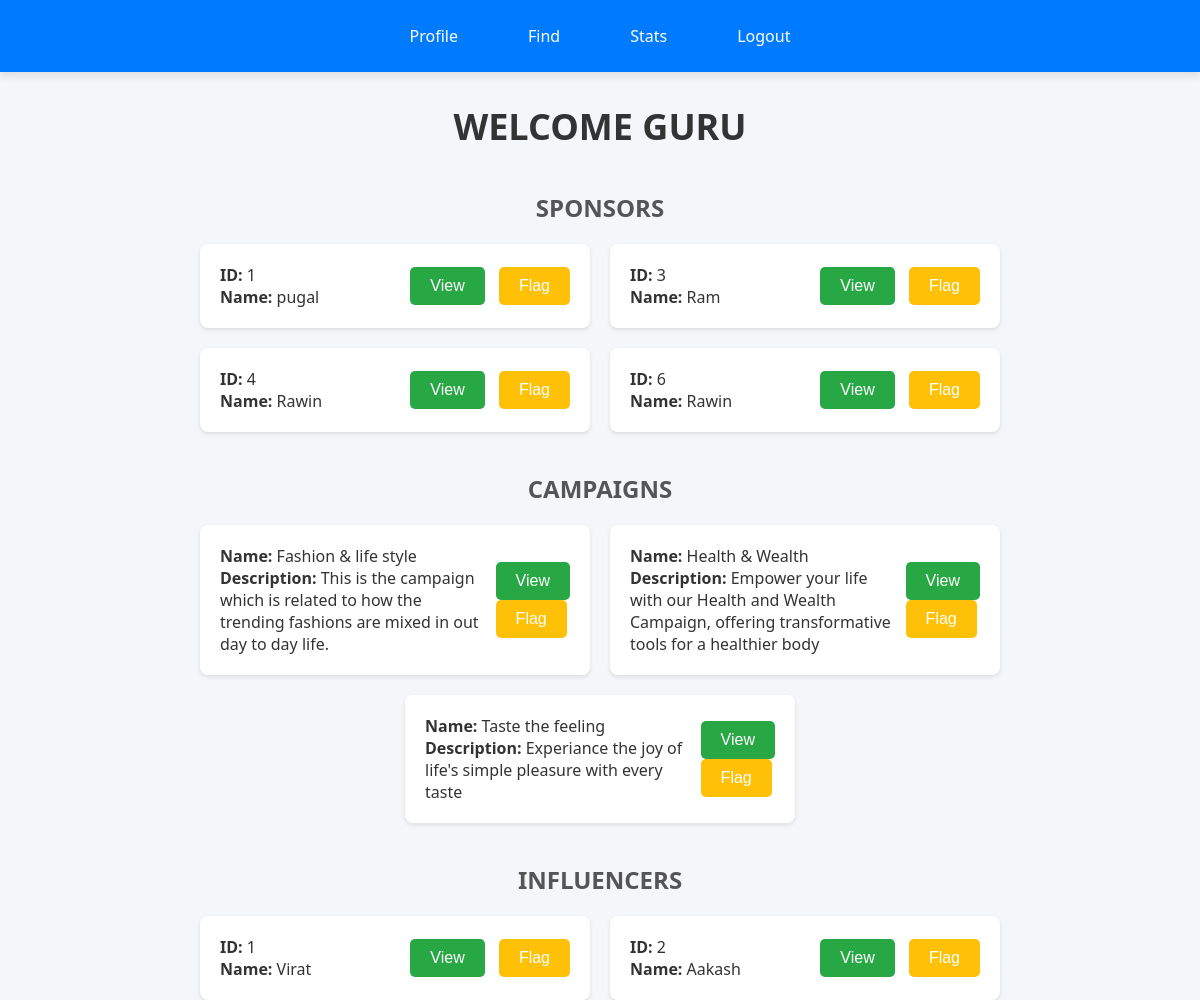
The app's page /admin_find with its own data.
### tables this page shows
CREATE TABLE sponsors (
                        id INTEGER PRIMARY KEY AUTOINCREMENT,
                        name VARCHAR(20) NOT NULL,
                        password VARCHAR(20) NOT NULL,
                        industry VARCHAR(20) NOT NULL, 
                        budget INTEGER NOT NULL
                    , flag varchar(10));

CREATE TABLE campaign (
                camp_id INTEGER PRIMARY KEY AUTOINCREMENT,
                spon_id INTEGER,
                name VARCHAR(20),
                description VARCHAR(20),
                start_date VARCHAR(15),
                end_date VARCHAR(15),
                budget INTEGER,
                visibility VARCHAR(20),
                goals VARCHAR(20),
                niche VARCHAR(20),
                status VARCHAR(20)
                , flag varchar(10));

CREATE TABLE influencers (
                id INTEGER PRIMARY KEY AUTOINCREMENT,
                name VARCHAR(20) NOT NULL,
                password VARCHAR(20) NOT NULL,
                category VARCHAR(20) NOT NULL,
                niche VARCHAR(20) NOT NULL,
                media VARCHAR(20) NOT NULL,
                followers INTEGER NOT NULL
            , flag varchar(10));

### frontpage.py (the view)
@app.route('/admin_find')
def admin_find():
    conn = sqlite3.connect('database.db')
    c = conn.cursor()
    c.execute("SELECT * FROM sponsors where flag='no'")
    sponsors = c.fetchall()
    c.execute("SELECT * FROM influencers where flag='no'")
    influencers = c.fetchall()
    c.execute("SELECT * FROM campaign where flag='no'")
    campaigns = c.fetchall()
    conn.commit()
    conn.close()
    return render_template('admin_find.html', sponsors=sponsors,
                           influencers=influencers, campaigns=campaigns, name="GURU")

### templates/admin_find.html (shortened to what this page needs)
<!DOCTYPE html>
<html lang="en">
<head>
</head>
<body>
        <div class="nav">
            <a href="{{ url_for('admin_dashboard') }}">Profile</a>
            <a href="{{ url_for('admin_find') }}">Find</a>
            <a href="{{ url_for('admin_stats') }}">Stats</a>
            <a href="{{ url_for('frontpage') }}">Logout</a>
        </div>
        <h1>Welcome {{ name }}</h1>
        <h2>Sponsors</h2>
        <ul class="lists-container">
            {% for sponsor in sponsors %}
                <li>
                    <div>
                        <p><strong>ID:</strong> {{ sponsor[0] }}</p>
                        <p><strong>Name:</strong> {{ sponsor[1] }}</p>
                    </div>
                    <div>
                        <form action="{{ url_for('admin_view_sponsor', spon_id=sponsor[0]) }}" style="display:inline;">
                            <button type="submit" class="button">View</button>
                        </form>
                        <form action="{{ url_for('flag_sponsor', spon_id=sponsor[0]) }}" style="display:inline;">
                            <button type="submit" class="button button-flag">Flag</button>
                        </form>
                    </div>
                </li>
            {% endfor %}
        </ul>
        <h2>Campaigns</h2>
        <ul class="lists-container">
            {% for campaign in campaigns %}
                <li>
                    <div>
                        <p><strong>Name:</strong> {{ campaign[2] }}</p>
                        <p><strong>Description:</strong> {{ campaign[3] }}</p>
                    </div>
                    <div>
                        <form action="{{ url_for('influencer_view_campaign', camp_id=campaign[0]) }}" method="post" style="display:inline;">
                            <button type="submit" class="button">View</button>
                        </form>
                        <form action="{{ url_for('flag_campaign', camp_id=campaign[0]) }}" style="display:inline;">
                            <button type="submit" class="button button-flag">Flag</button>
                        </form>
                    </div>
                </li>
            {% endfor %}
        </ul>
        <h2>Influencers</h2>
        <ul class="lists-container">
            {% for influencer in influencers %}
                <li>
                    <div>
                        <p><strong>ID:</strong> {{ influencer[0] }}</p>
                        <p><strong>Name:</strong> {{ influencer[1] }}</p>
                    </div>
                    <div>
                        <form action="{{ url_for('admin_view_influencer', influ_id=influencer[0]) }}" style="display:inline;">
                            <button type="submit" class="button">View</button>
                        </form>
                        <form action="{{ url_for('flag_influencer', influ_id=influencer[0]) }}" style="display:inline;">
                            <button type="submit" class="button button-flag">Flag</button>
                        </form>
                    </div>
                </li>
            {% endfor %}
        </ul>
</body>
</html>

### templates/admin_find.html (style rules this page uses)
body { font-family: 'Segoe UI', Tahoma, Geneva, Verdana, sans-serif; background-color: #f4f6f9; margin: 0; padding: 0; }
h1 { color: #333; font-size: 36px; margin-bottom: 20px; text-transform: uppercase; text-align: center; }
h2 { margin-top: 40px; color: #555; font-size: 24px; margin-bottom: 20px; text-transform: uppercase; text-align: center; }
.nav { display: flex; justify-content: center; align-items: center; background-color: #007bff; padding: 15px; box-shadow: 0 4px 8px rgba(0, 0, 0, 0.1); margin-bottom: 30px; }
.nav a { color: #fff; text-decoration: none; font-size: 16px; margin: 0 15px; padding: 10px 20px; border-radius: 20px; transition: background-color 0.3s ease; }
.lists-container { display: flex; flex-wrap: wrap; justify-content: center; gap: 20px; }
ul { list-style-type: none; padding: 0; margin: 0; width: 100%; display: flex; justify-content: center; flex-wrap: wrap; gap: 20px; }
li { background-color: #ffffff; width: 350px; padding: 20px; border-radius: 8px; box-shadow: 0 2px 4px rgba(0, 0, 0, 0.1); display: flex; justify-content: space-between; align-items: center; }
li p { margin: 0; color: #333; font-size: 16px; }
.button { background-color: #28a745; border: none; color: white; padding: 10px 20px; text-align: center; font-size: 16px; border-radius: 5px; transition: background-color 0.3s ease, transform 0.2s ease; cursor: pointer; margin-left: 10px; }
.button-flag { background-color: #ffc107; }

### records on screen
sponsors: id "1", name "pugal"
sponsors: id "3", name "Ram"
sponsors: id "4", name "Rawin"
sponsors: id "6", name "Rawin"
campaign: name "Fashion & life style", description "This is the campaign which is related to how the trending fashions are mixed in out day to day life."
campaign: name "Health & Wealth", description "Empower your life with our Health and Wealth Campaign, offering transformative tools for a healthier body"
campaign: name "Taste the feeling", description "Experiance the joy of life's simple pleasure with every taste"
influencers: id "1", name "Virat"
influencers: id "2", name "Aakash"

### other values on screen
{{ name }} "GURU"
